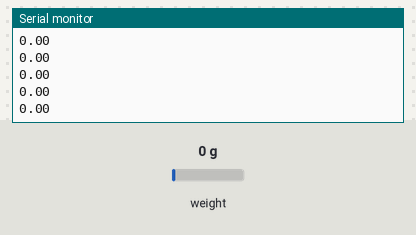
The sketch below on a simulated Arduino Uno, built with avr-gcc and run on an emulated ATmega328P. Parts: the last lines printed to the serial monitor. Inputs (shaded band) come from the test bench; at power-on: weight on the scale 0 g.

Above: at 2.2 s.
2.3 s: weight on the scale set to 100 g
At 2.46 s:
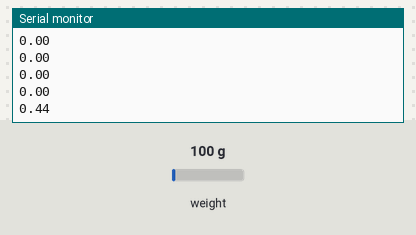
3.8 s: weight on the scale set to 1250 g
At 3.86 s:
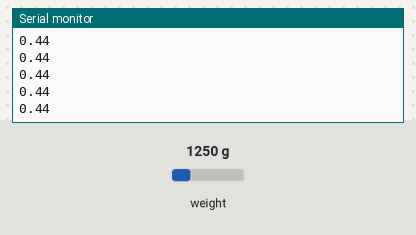
Timing chart, 0 to 6.8 s (numbered marks = the images above; inputs shaded):
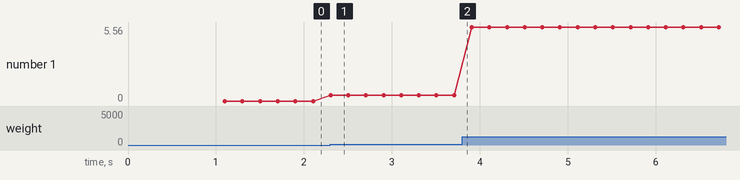

Measured:
- after the input at 2.3 s, the serial monitor: prints a new line at once (image 1)
- plotted number 1: 0 → 0.44 after the input at 2.3 s, 0.44 → 5.56 after the input at 3.8 s

The sketch:

HX711-Load-Cell-Amplifier.ino
```cpp
// (licence header left out)
#include "HX711.h"

#define calibration_factor -7050.0 //This value is obtained using the SparkFun_HX711_Calibration sketch

#define DOUT  3
#define CLK  2

HX711 scale;

void setup() {
  Serial.begin(9600);
  Serial.println("HX711 scale demo");

  scale.begin(DOUT, CLK);
  scale.set_scale(calibration_factor); //This value is obtained by using the SparkFun_HX711_Calibration sketch
  scale.tare(); //Assuming there is no weight on the scale at start up, reset the scale to 0

  Serial.println("Readings:");
}

void loop() {
  float weight = scale.get_units() * 0.453592 * 9.8;
  Serial.println(weight);
  //Serial.print(" kgs"); //You can change this to kg but you'll need to refactor the calibration_factor
  delay(100);
}
```
